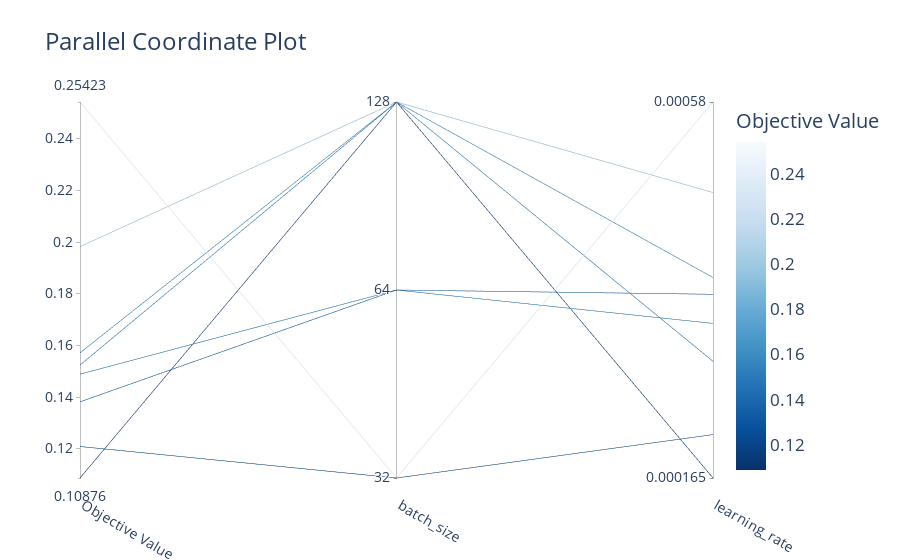

Here is the notebook cell this chart was saved with:
### Code cell
fig = plot_parallel_coordinate(study, params=["learning_rate", "batch_size"])
# increase font size
fig.update_layout(font=dict(size=17))
fig.show()

### Figure 1 — Plotly figure (JSON) as saved in the notebook; plotly's stock layout.template omitted (floating-point values rounded to 4 significant figures)
{"data": [{"dimensions": [{"label": "Objective Value", "range": [0.1088, 0.2542], "values": [0.2542, 0.121, 0.1489, 0.1382, 0.1572, 0.1983, 0.1525, 0.1088]}, {"label": "batch_size", "range": [0, 2], "ticktext": ["32", "64", "128"], "tickvals": [0, 1, 2], "values": [0, 0, 1, 1, 2, 2, 2, 2]}, {"label": "learning_rate", "range": [-3.782, -3.237], "ticktext": ["0.000165", "0.00058"], "tickvals": [-3.782, -3.237], "values": [-3.237, -3.72, -3.558, -3.516, -3.492, -3.368, -3.613, -3.782]}], "labelangle": 30, "labelside": "bottom", "line": {"color": [0.2542, 0.121, 0.1489, 0.1382, 0.1572, 0.1983, 0.1525, 0.1088], "colorbar": {"title": {"text": "Objective Value"}}, "colorscale": [[0, "rgb(247,251,255)"], [0.125, "rgb(222,235,247)"], [0.25, "rgb(198,219,239)"], [0.375, "rgb(158,202,225)"], [0.5, "rgb(107,174,214)"], [0.625, "rgb(66,146,198)"], [0.75, "rgb(33,113,181)"], [0.875, "rgb(8,81,156)"], [1, "rgb(8,48,107)"]], "reversescale": true, "showscale": true}, "type": "parcoords"}], "layout": {"font": {"size": 17}, "title": {"text": "Parallel Coordinate Plot"}}}
